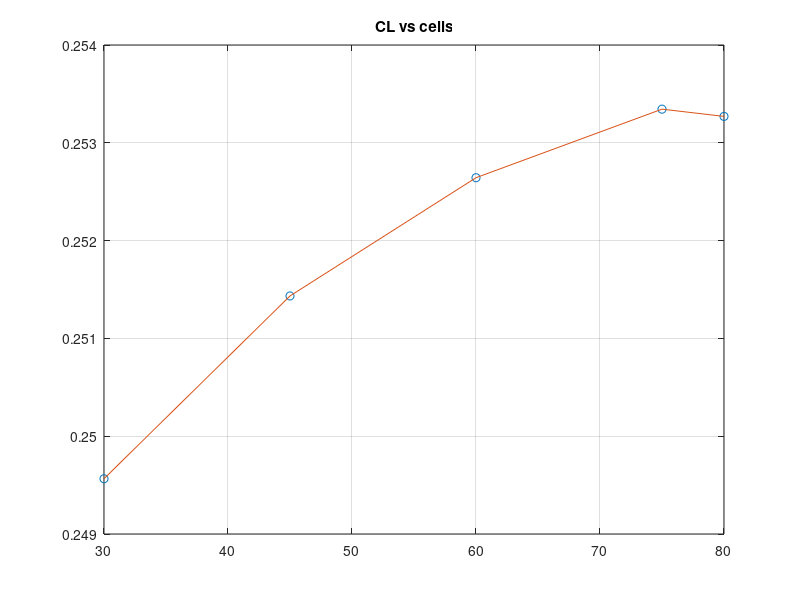
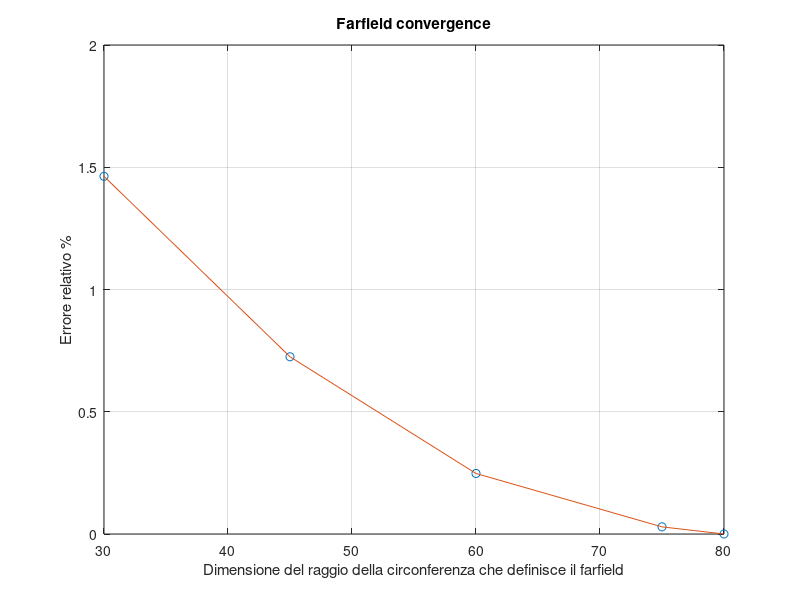

These charts were generated, in order, by the following MATLAB code:
clear all
close all
clc
%% farfield convergence

CL =  [0.249565, 0.251434, 0.252643, 0.253344, 0.253270];
ncorde =  [30, 45, 60, 75, 80];
%hpp = [0.024, 0.012, 0.003, 0.0015, 0.00075, 0.0005625, 0.00045, 0.000375, 0.0003];

% % tre punti
% CL =  [0.214813, 0.252021, 0.248541, 0.245088];
% ncelle =  [18000, 100000, 500000, 1500000];
% hpp = [0.024, 0.003, 0.00075, 0.000375];

for i=1:length(CL)
    err = 100 * abs(CL(i)-CL(end))/CL(end);
    error(i) = err;
end

%% plot

figure(1)
plot(ncorde,CL,'o')
hold on
plot(ncorde,CL,'-')
grid on
title('CL vs cells')

figure(2)
plot(ncorde(1:end),error,'o')
hold on
plot(ncorde(1:end),error,'-')
grid on
xlabel('Dimensione del raggio della circonferenza che definisce il farfield')
ylabel('Errore relativo %')
title('Farfield convergence')

